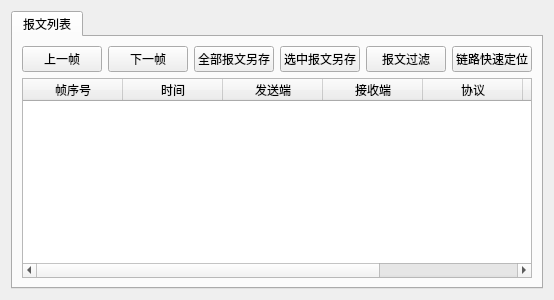
<?xml version="1.0" encoding="UTF-8"?>
<ui version="4.0">
 <class>linkBriefTableView</class>
 <widget class="QWidget" name="linkBriefTableView">
  <property name="geometry">
   <rect>
    <x>0</x>
    <y>0</y>
    <width>550</width>
    <height>300</height>
   </rect>
  </property>
  <property name="windowTitle">
   <string>Form</string>
  </property>
  <layout class="QGridLayout" name="gridLayout_2">
   <item row="0" column="0">
    <widget class="QSplitter" name="splitter">
     <property name="orientation">
      <enum>Qt::Vertical</enum>
     </property>
     <widget class="QTabWidget" name="tabMessageListWidget">
      <property name="sizePolicy">
       <sizepolicy hsizetype="Expanding" vsizetype="Expanding">
        <horstretch>3</horstretch>
        <verstretch>0</verstretch>
       </sizepolicy>
      </property>
      <property name="layoutDirection">
       <enum>Qt::LeftToRight</enum>
      </property>
      <property name="autoFillBackground">
       <bool>false</bool>
      </property>
      <property name="tabPosition">
       <enum>QTabWidget::North</enum>
      </property>
      <property name="currentIndex">
       <number>0</number>
      </property>
      <widget class="QWidget" name="tab">
       <attribute name="title">
        <string>报文列表</string>
       </attribute>
       <layout class="QGridLayout" name="gridLayout">
        <item row="0" column="0">
         <layout class="QHBoxLayout" name="horizontalLayout">
          <item>
           <widget class="QPushButton" name="prePushButton">
            <property name="text">
             <string>上一帧</string>
            </property>
           </widget>
          </item>
          <item>
           <widget class="QPushButton" name="nextPushButton">
            <property name="text">
             <string>下一帧</string>
            </property>
           </widget>
          </item>
          <item>
           <widget class="QPushButton" name="saveAllPushButton">
            <property name="text">
             <string>全部报文另存</string>
            </property>
           </widget>
          </item>
          <item>
           <widget class="QPushButton" name="selectPushButton">
            <property name="text">
             <string>选中报文另存</string>
            </property>
           </widget>
          </item>
          <item>
           <widget class="QPushButton" name="filterPushButton">
            <property name="text">
             <string>报文过滤</string>
            </property>
           </widget>
          </item>
          <item>
           <widget class="QPushButton" name="quickFindPushButton">
            <property name="text">
             <string>链路快速定位</string>
            </property>
           </widget>
          </item>
          <item>
           <spacer name="horizontalSpacer">
            <property name="orientation">
             <enum>Qt::Horizontal</enum>
            </property>
            <property name="sizeHint" stdset="0">
             <size>
              <width>40</width>
              <height>20</height>
             </size>
            </property>
           </spacer>
          </item>
         </layout>
        </item>
        <item row="1" column="0">
         <widget class="QTableWidget" name="linkBriefTableWidget">
          <property name="autoFillBackground">
           <bool>false</bool>
          </property>
          <property name="frameShadow">
           <enum>QFrame::Sunken</enum>
          </property>
          <property name="editTriggers">
           <set>QAbstractItemView::NoEditTriggers</set>
          </property>
          <property name="alternatingRowColors">
           <bool>true</bool>
          </property>
          <property name="sortingEnabled">
           <bool>true</bool>
          </property>
          <attribute name="horizontalHeaderCascadingSectionResizes">
           <bool>false</bool>
          </attribute>
          <attribute name="horizontalHeaderMinimumSectionSize">
           <number>80</number>
          </attribute>
          <attribute name="verticalHeaderCascadingSectionResizes">
           <bool>false</bool>
          </attribute>
          <column>
           <property name="text">
            <string>帧序号</string>
           </property>
          </column>
          <column>
           <property name="text">
            <string>时间</string>
           </property>
          </column>
          <column>
           <property name="text">
            <string>发送端</string>
           </property>
          </column>
          <column>
           <property name="text">
            <string>接收端</string>
           </property>
          </column>
          <column>
           <property name="text">
            <string>协议</string>
           </property>
          </column>
          <column>
           <property name="text">
            <string>报文内容</string>
           </property>
          </column>
          <column>
           <property name="text">
            <string>分析结果</string>
           </property>
          </column>
         </widget>
        </item>
       </layout>
       <zorder>linkBriefTableWidget</zorder>
       <zorder></zorder>
      </widget>
     </widget>
    </widget>
   </item>
  </layout>
 </widget>
 <resources/>
 <connections/>
</ui>
